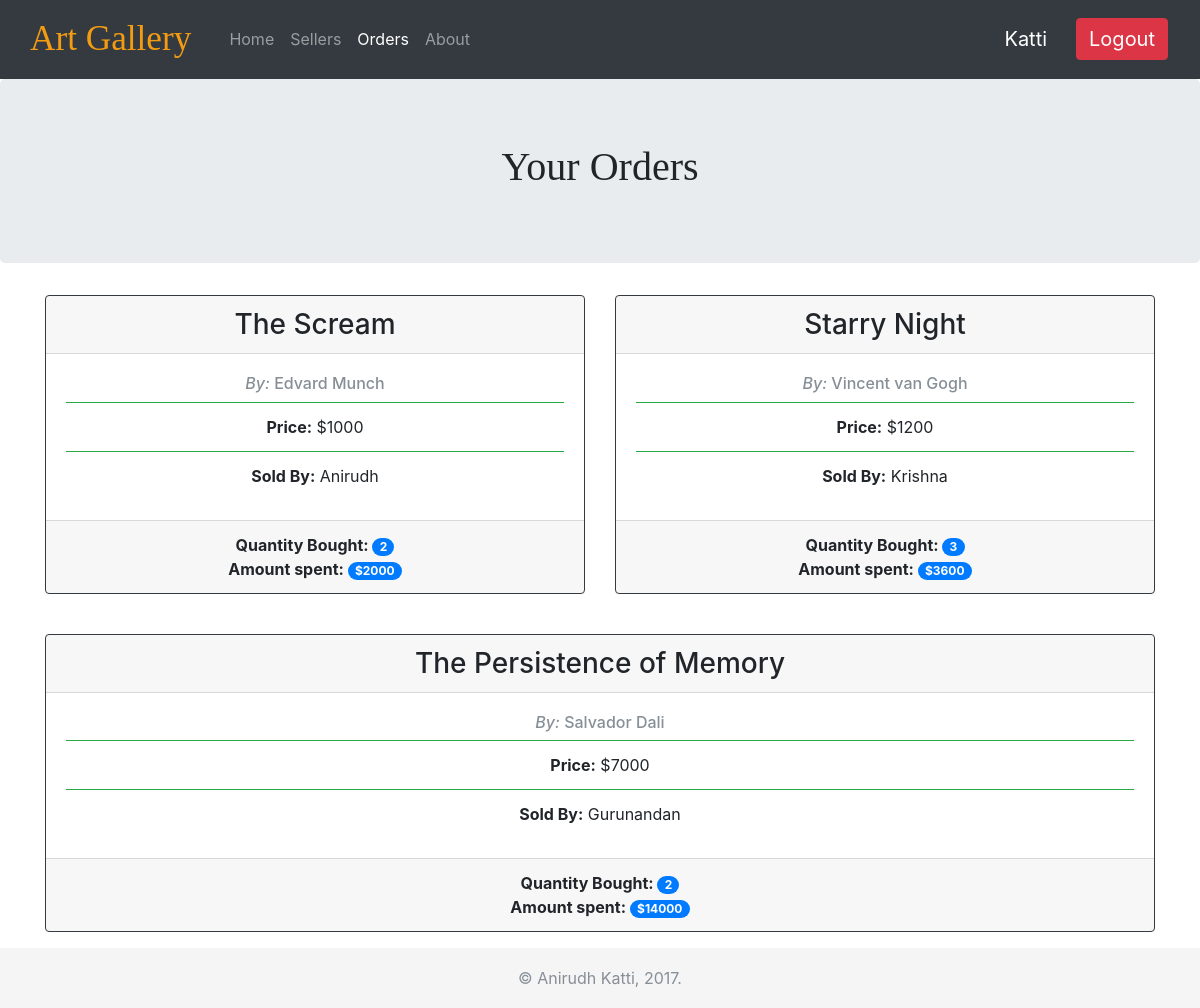
Page /orders.php (signed in) on the committed database.
### tables this page shows
CREATE TABLE `art` (
  `art_id` int(11) NOT NULL,
  `art_title` varchar(50) NOT NULL,
  `artist` varchar(50) NOT NULL,
  `art_type` varchar(30) NOT NULL,
  `art_price` int(11) NOT NULL,
  `seller_id` int(11) NOT NULL
);

CREATE TABLE `sellers` (
  `seller_id` int(11) NOT NULL,
  `seller_name` varchar(30) NOT NULL,
  `seller_phone` varchar(10) NOT NULL,
  `seller_address` varchar(50) NOT NULL
);

CREATE TABLE `purchases` (
  `id` int(11) NOT NULL,
  `art_id` int(11) NOT NULL,
  `count` int(11) DEFAULT '1',
  `purchase_amt` int(30) DEFAULT NULL
);

### orders.php (the view, shortened to what this page needs)
<?php
    require_once 'config.php';
  $username = $_SESSION['username'];
?>
<!doctype html>
<html lang="en">
  <head>
    <link href="style/bootstrap4/css/bootstrap.min.css" rel="stylesheet">
    <link href="style/sticky-footer-navbar.css" rel="stylesheet">
    <link rel="stylesheet" type="text/css" href="style/otherstyle.css">
  </head>
  <body>
    <header class="sticky-top">
    <nav class="navbar navbar-expand-md navbar-dark bg-dark">
      <div class="navbar-brand display-2" id="nav1"><strong>Art Gallery</strong></div>
      <div class="collapse navbar-collapse" id="navbarCollapse">
        <ul class="navbar-nav mr-auto">
          <li class="nav-item">
            <a class="nav-link" href="home.php">Home</a>
          </li>
          <li class="nav-item">
            <a class="nav-link" href="sellers.php">Sellers</a>
          </li>
          <li class="nav-item active">
            <a class="nav-link" href="orders.php">Orders</a>
          </li>
          <li class="nav-item">
            <a class="nav-link" href="about.php">About</a>
          </li>
        </ul>
        <a class="navbar-brand btn btn-dark float-right" href="#"><?php echo ucfirst($username); ?></a>
        <a class="navbar-brand btn btn-danger float-right" href="logout.php">Logout</a>
        </div>
    </nav>
  </header>
    <main role="main">
    <div class="jumbotron text-center head1">
      <h1>
        Your Orders
      </h1>
    </div>
    <div class="container">
        <div class="card-deck">
    <?php
    $sql = "SELECT a.art_title, a.artist, a.art_price, p.count, s.seller_name, p.purchase_amt
            FROM art a, purchases p, sellers s, customer c
            WHERE a.art_id = p.art_id AND c.id = p.id AND a.seller_id = s.seller_id
            AND c.username = '$username';";
    $result = mysqli_query($link, $sql);
    if (!$result || mysqli_num_rows($result) == 0) {
      echo '<div class="container jumbotron text-center display-4" style="padding: 2em;">No Orders yet!</div>';
    }
    else {
      $i = 1;
    while($row = mysqli_fetch_assoc($result)) {
      $art_title =  $row['art_title'];
      $artist = $row['artist'];
      $art_price = $row['art_price'];
      $count = $row['count'];
      $seller_name = $row['seller_name'];
      $purchase_amt = $row['purchase_amt'];
    ?>
      <div class="card border-dark mb-3 text-center" style="width: 20rem;">
        <h3 class="card-header"><?php echo $art_title;?></h3>
        <div class="card-body">
          <h6 class="text-muted"><em>By:</em> <?php echo $artist; ?></h6>
          <ul class="list-group list-group-flush">
            <li class="list-group-item border-success"><strong>Price:</strong> $<?php echo $art_price;?></li>
            <li class="list-group-item border-success"><strong>Sold By:</strong> <?php echo $seller_name;?></li>
          </ul>
        </div>
        <div class="card-footer">
          <strong>Quantity Bought: </strong>
          <span class="badge badge-primary badge-pill"><?php echo $count; ?></span>
          <br>
          <strong>Amount spent: </strong>
          <span class="badge badge-primary badge-pill"><?php echo "$".$purchase_amt; ?></span>
        </div>
      </div>
    <?php
      if ($i%2 == 0) {
        echo '</div><br><div class="card-deck">';
      }
      $i++;
      }
    }
    ?>
  </div>
</div>
    </main>
    <footer class="footer">
      <div class="container text-center">
        <span class="text-muted">&copy; Anirudh Katti, 2017.</span>
      </div>
    </footer>
  </body>
</html>

### style/sticky-footer-navbar.css (style rules this page uses)
html { position: relative; min-height: 100%; }
body { margin-bottom: 60px; }
.footer { position: absolute; bottom: 0; width: 100%; height: 60px; line-height: 60px; background-color: #f5f5f5; }

### style/otherstyle.css (style rules this page uses)
#nav1 { color: #f39c12; padding-right: 0.4em; padding-left: 0.4em; font-family: 'Lobster Two', serif; font-size: 2.2em; }
.head1 { font-family: 'Cinzel Decorative', serif; }

### rows in the picture
art: art_title "The Scream", artist "Edvard Munch", art_price "1000", seller.seller_name "Anirudh", purchases.count "2", purchases.purchase_amt "2000"
art: art_title "Starry Night", artist "Vincent van Gogh", art_price "1200", seller.seller_name "Krishna", purchases.count "3", purchases.purchase_amt "3600"
art: art_title "The Persistence of Memory", artist "Salvador Dali", art_price "7000", seller.seller_name "Gurunandan", purchases.count "2", purchases.purchase_amt "14000"

### other values in the picture
$username "Katti"
